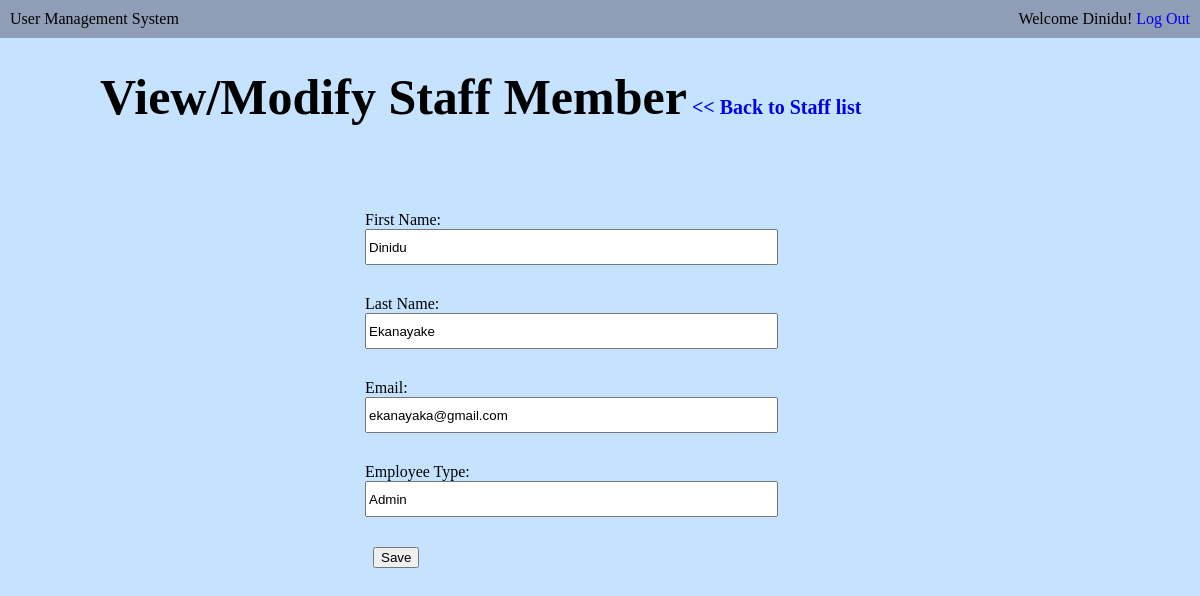
Page /html/modify-user.php?User_ID=STF_0000000001 (signed in) on the committed database.
### tables this page shows
CREATE TABLE `Staff` (
  `StaffID` varchar(200) DEFAULT NULL,
  `sF_Name` varchar(50) DEFAULT NULL,
  `sL_Name` varchar(100) DEFAULT NULL,
  `sEmail` varchar(200) DEFAULT NULL,
  `Staff_Type` varchar(100) DEFAULT NULL,
  `SPassword` varchar(200) DEFAULT NULL,
  `slast_login` date NOT NULL,
  `sis_deleted` tinyint(1) NOT NULL,
  `ID` int(6) NOT NULL
);

### html/modify-user.php (the view, shortened to what this page needs)
<?php require_once('/Applications/XAMPP/xamppfiles/htdocs/ums/php/connection.php'); ?>
<?php
    $first_na ='';
    $last_na= '';
    $stfEmail= '';
    $stfType= '';
    if(isset($_GET['User_ID'])){
		$Staff_ID= mysqli_real_escape_string($connection, $_GET['User_ID']);
	    $query = "SELECT * FROM Staff WHERE StaffID = '$Staff_ID' LIMIT 1";
		$result_set = mysqli_query($connection, $query);
		if ($result_set) {
		  	if (mysqli_num_rows($result_set) == 1) {
			$result = mysqli_fetch_assoc($result_set);
		  		$first_na=$result['sF_Name'];
                $last_na= $result['sL_Name'];
                $stfEmail=$result['sEmail'];
                $stfType= $result['Staff_Type'];
		 	} else {
		 		header('Location: users.php?err=user_not_found');
		 	}
		 } else {
		 	header('Location: users.php?err=query_failed');
		 }
    }
?>
<!DOCTYPE html>
<html lang="eng">
    <link rel ="stylesheet" href="../css/ums.css">
    <head>
    </head>
    <body class= ums>
        <div class=adm_ums>
            <div class="appname">User Management System</div>
            <div class="Loggedin">Welcome <?php echo $_SESSION ['sfirst_name'];?>! <a href="logout.php">Log Out</a></div>
        </div>
        <main>
        <h1> View/Modify Staff Member<span><a href="users.php">   << Back to Staff list</a></span></h1>
            <form action=modify-user.php method ="POST" class="staffForm" >
                <p class="p_stf">
                    <label for ="first_na">First Name:</label>
                    <input type="text" name="first_na" id="first_na" value="<?php echo $first_na; ?>">
                </p>
                <p class="p_stf">
                    <label for ="last_na">Last Name:</label>
                    <input type="text" name="last_na" id="last_na" value="<?php echo $last_na ;?>">
                </p>
                <p class="p_stf">
                    <label for ="stfEmail">Email:</label>
                    <input type="email" name="stfEmail" id="stfEmail" value="<?php echo $stfEmail ;?>">
                </p>
                <p class="p_stf">
                    <label for ="stfType">Employee Type:</label>
                    <input type="text" name="stfType" id="stfType" value="<?php echo $stfType; ?>">
                </p>
                <p class="p_stf">
                    <label for ="submit">&nbsp;</label>
                    <button type="submit" name="submit"> Save </button>
                </p>
            </form>
        </main>
    </body>
</html>

### css/ums.css (style rules this page uses)
* { margin: 0; }
a { text-decoration: none; }
.adm_ums { background: #909DB6; overflow: auto; padding: 10px; }
.appname { float:left; }
.Loggedin { float:right; }
.ums { background: #c5e3ff; font-size: 16px; }
main { width: 1000px; margin: 30px auto; }
main h1 { margin-bottom: 20px; font-size: 50px; }
main h1 span { font-size: 20px; left: 10px; }
.staffForm { width: 30%; padding-top: 5%; padding-left: 25%; }
.p_stf { padding: 5%; }
.staffForm input { width:150%; height:30px; }

### rows in the picture
staff: first_na "Dinidu", last_na "Ekanayake", stfEmail "ekanayaka@gmail.com", stfType "Admin"

### other values in the picture
$_SESSION ['sfirst_name'] "Dinidu"
